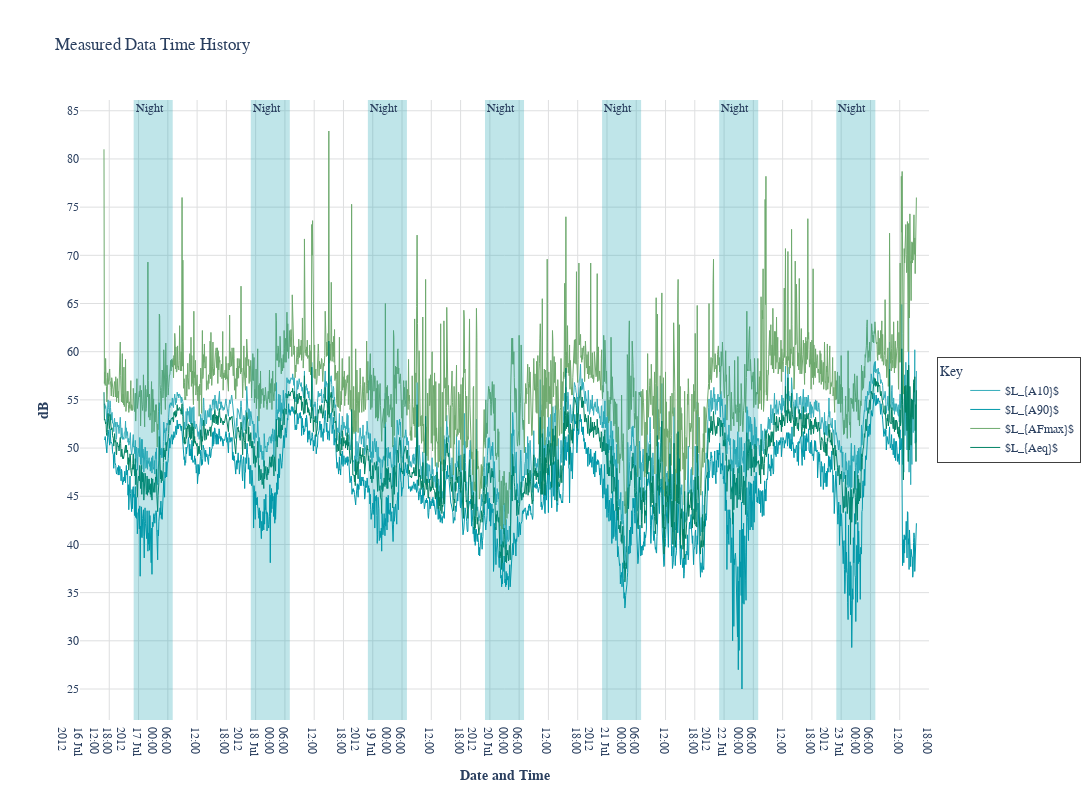

The code cell stored with this chart in its notebook:
### Code cell
fig.update_layout(
    plot_bgcolor='white',
    title="Measured Data Time History",
    width=1500,
    height=800,
    yaxis=dict(
        title='<b>dB<b>',
        dtick=5,
        gridcolor='#dedfe0',
    ),
    xaxis=dict(
        title='<b>Date and Time<b>',
        gridcolor='#dedfe0',
        range=[s_range,e_range],
        tick0=s_range,
        dtick=1000*60*60*hours,
        tickformat="%H:%M\n%d %b<br>%Y"
    ),
    font_family="Arial",
    legend=dict(
        orientation="v",
        yanchor="middle",
        valign='middle',
        y=0.5,
        xanchor="left",
        x=1.01,
        title=dict(
            text="Key\n",
            font_size=14,
            side='top left'
        ),
        tracegroupgap=20,
        font_size=12,
        bordercolor="Black",
        borderwidth=0.75
    )
)
fig.show()

### Figure 1 — Plotly figure (JSON) as saved in the notebook; plotly's stock layout.template omitted (floating-point values rounded to 4 significant figures; data arrays with more than 128 entries replaced by an {"elided": "..."} marker saying what was removed)
{"data": [{"line": {"color": "#33adba", "width": 1}, "name": "$L_{A10}$", "type": "scatter", "x": {"elided": "1999 str values"}, "y": {"elided": "1999 float values"}}, {"line": {"color": "#0098a9", "width": 1}, "name": "$L_{A90}$", "type": "scatter", "x": {"elided": "1999 str values"}, "y": {"elided": "1999 float values"}}, {"line": {"color": "#6eaa6e", "width": 1}, "name": "$L_{AFmax}$", "type": "scatter", "x": {"elided": "1999 str values"}, "y": {"elided": "1999 float values"}}, {"line": {"color": "#008264", "width": 1}, "name": "$L_{Aeq}$", "type": "scatter", "x": {"elided": "1999 str values"}, "y": {"elided": "1999 float values"}}], "layout": {"annotations": [{"font": {"family": "Arial"}, "showarrow": false, "text": "Night", "x": "2012-07-16T23:00:00", "xanchor": "left", "xref": "x", "y": 1, "yanchor": "top", "yref": "y domain"}, {"font": {"family": "Arial"}, "showarrow": false, "text": "Night", "x": "2012-07-17T23:00:00", "xanchor": "left", "xref": "x", "y": 1, "yanchor": "top", "yref": "y domain"}, {"font": {"family": "Arial"}, "showarrow": false, "text": "Night", "x": "2012-07-18T23:00:00", "xanchor": "left", "xref": "x", "y": 1, "yanchor": "top", "yref": "y domain"}, {"font": {"family": "Arial"}, "showarrow": false, "text": "Night", "x": "2012-07-19T23:00:00", "xanchor": "left", "xref": "x", "y": 1, "yanchor": "top", "yref": "y domain"}, {"font": {"family": "Arial"}, "showarrow": false, "text": "Night", "x": "2012-07-20T23:00:00", "xanchor": "left", "xref": "x", "y": 1, "yanchor": "top", "yref": "y domain"}, {"font": {"family": "Arial"}, "showarrow": false, "text": "Night", "x": "2012-07-21T23:00:00", "xanchor": "left", "xref": "x", "y": 1, "yanchor": "top", "yref": "y domain"}, {"font": {"family": "Arial"}, "showarrow": false, "text": "Night", "x": "2012-07-22T23:00:00", "xanchor": "left", "xref": "x", "y": 1, "yanchor": "top", "yref": "y domain"}], "font": {"family": "Arial"}, "height": 800, "legend": {"bordercolor": "Black", "borderwidth": 0.75, "font": {"size": 12}, "orientation": "v", "title": {"font": {"size": 14}, "side": "top left", "text": "Key\n"}, "tracegroupgap": 20, "valign": "middle", "x": 1.01, "xanchor": "left", "y": 0.5, "yanchor": "middle"}, "plot_bgcolor": "white", "shapes": [{"fillcolor": "#0098a9", "line": {"width": 0}, "opacity": 0.25, "type": "rect", "x0": "2012-07-16T23:00:00", "x1": "2012-07-17T07:00:00", "xref": "x", "y0": 0, "y1": 1, "yref": "y domain"}, {"fillcolor": "#0098a9", "line": {"width": 0}, "opacity": 0.25, "type": "rect", "x0": "2012-07-17T23:00:00", "x1": "2012-07-18T07:00:00", "xref": "x", "y0": 0, "y1": 1, "yref": "y domain"}, {"fillcolor": "#0098a9", "line": {"width": 0}, "opacity": 0.25, "type": "rect", "x0": "2012-07-18T23:00:00", "x1": "2012-07-19T07:00:00", "xref": "x", "y0": 0, "y1": 1, "yref": "y domain"}, {"fillcolor": "#0098a9", "line": {"width": 0}, "opacity": 0.25, "type": "rect", "x0": "2012-07-19T23:00:00", "x1": "2012-07-20T07:00:00", "xref": "x", "y0": 0, "y1": 1, "yref": "y domain"}, {"fillcolor": "#0098a9", "line": {"width": 0}, "opacity": 0.25, "type": "rect", "x0": "2012-07-20T23:00:00", "x1": "2012-07-21T07:00:00", "xref": "x", "y0": 0, "y1": 1, "yref": "y domain"}, {"fillcolor": "#0098a9", "line": {"width": 0}, "opacity": 0.25, "type": "rect", "x0": "2012-07-21T23:00:00", "x1": "2012-07-22T07:00:00", "xref": "x", "y0": 0, "y1": 1, "yref": "y domain"}, {"fillcolor": "#0098a9", "line": {"width": 0}, "opacity": 0.25, "type": "rect", "x0": "2012-07-22T23:00:00", "x1": "2012-07-23T07:00:00", "xref": "x", "y0": 0, "y1": 1, "yref": "y domain"}], "title": {"text": "Measured Data Time History"}, "width": 1500, "xaxis": {"dtick": 21600000, "gridcolor": "#dedfe0", "range": ["2012-07-16T12:00:00", "2012-07-23T18:00:00"], "tick0": "2012-07-16T12:00:00", "tickformat": "%H:%M\n%d %b<br>%Y", "title": {"text": "<b>Date and Time<b>"}}, "yaxis": {"dtick": 5, "gridcolor": "#dedfe0", "title": {"text": "<b>dB<b>"}}}}
